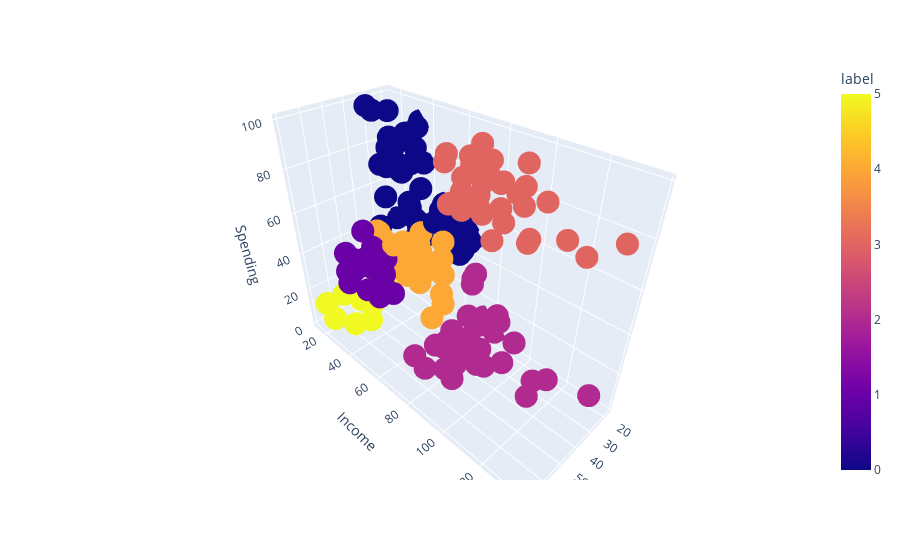

Here is the notebook cell this chart was saved with:
### Code cell
fig2 = px.scatter_3d(data_frame=x, 
                     x = 'Age', 
                     y= 'Income', 
                     z='Spending',
                     color = 'label')

fig2.show()

### Figure 1 — Plotly figure (JSON) as saved in the notebook; plotly's stock layout.template omitted (floating-point values rounded to 4 significant figures; data arrays with more than 128 entries replaced by an {"elided": "..."} marker saying what was removed)
{"data": [{"hovertemplate": "Age=%{x}<br>Income=%{y}<br>Spending=%{z}<br>label=%{marker.color}<extra></extra>", "legendgroup": "", "marker": {"color": {"elided": "200 int values"}, "coloraxis": "coloraxis", "symbol": "circle"}, "mode": "markers", "name": "", "scene": "scene", "showlegend": false, "type": "scatter3d", "x": {"elided": "200 int values"}, "y": {"elided": "200 int values"}, "z": {"elided": "200 int values"}}], "layout": {"coloraxis": {"colorbar": {"title": {"text": "label"}}, "colorscale": [[0, "#0d0887"], [0.1111, "#46039f"], [0.2222, "#7201a8"], [0.3333, "#9c179e"], [0.4444, "#bd3786"], [0.5556, "#d8576b"], [0.6667, "#ed7953"], [0.7778, "#fb9f3a"], [0.8889, "#fdca26"], [1, "#f0f921"]]}, "legend": {"tracegroupgap": 0}, "margin": {"t": 60}, "scene": {"domain": {"x": [0, 1], "y": [0, 1]}, "xaxis": {"title": {"text": "Age"}}, "yaxis": {"title": {"text": "Income"}}, "zaxis": {"title": {"text": "Spending"}}}}}
